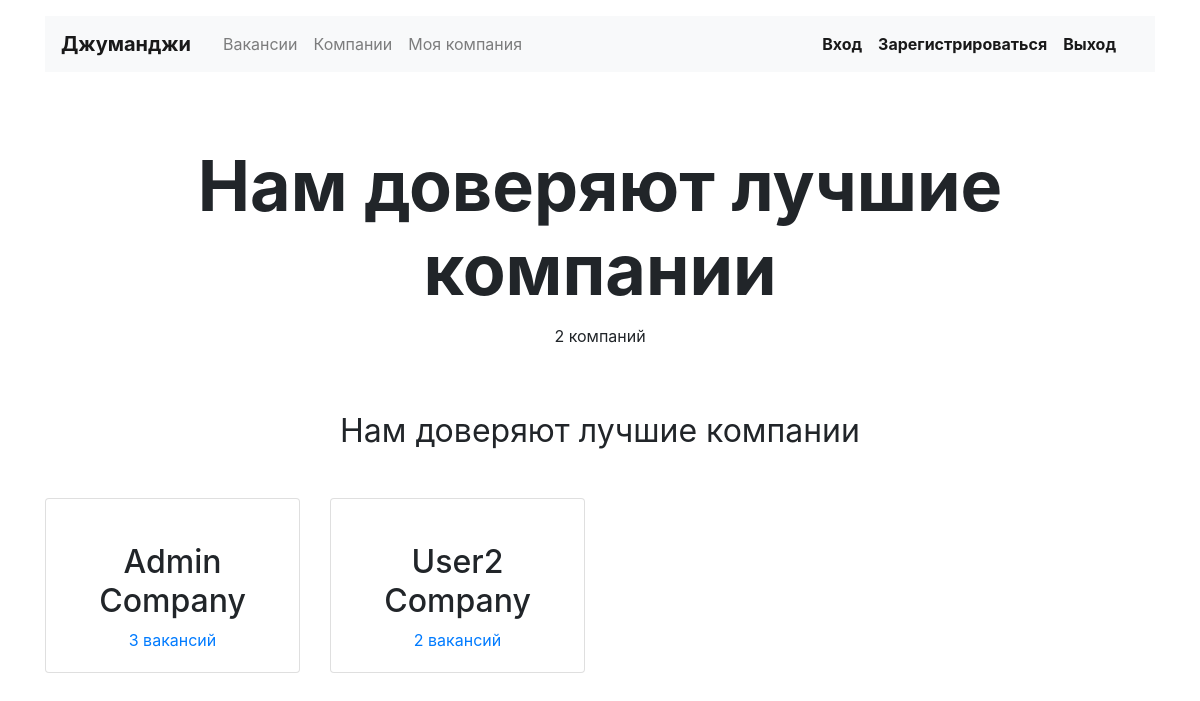
The app's page /companies/, older data.
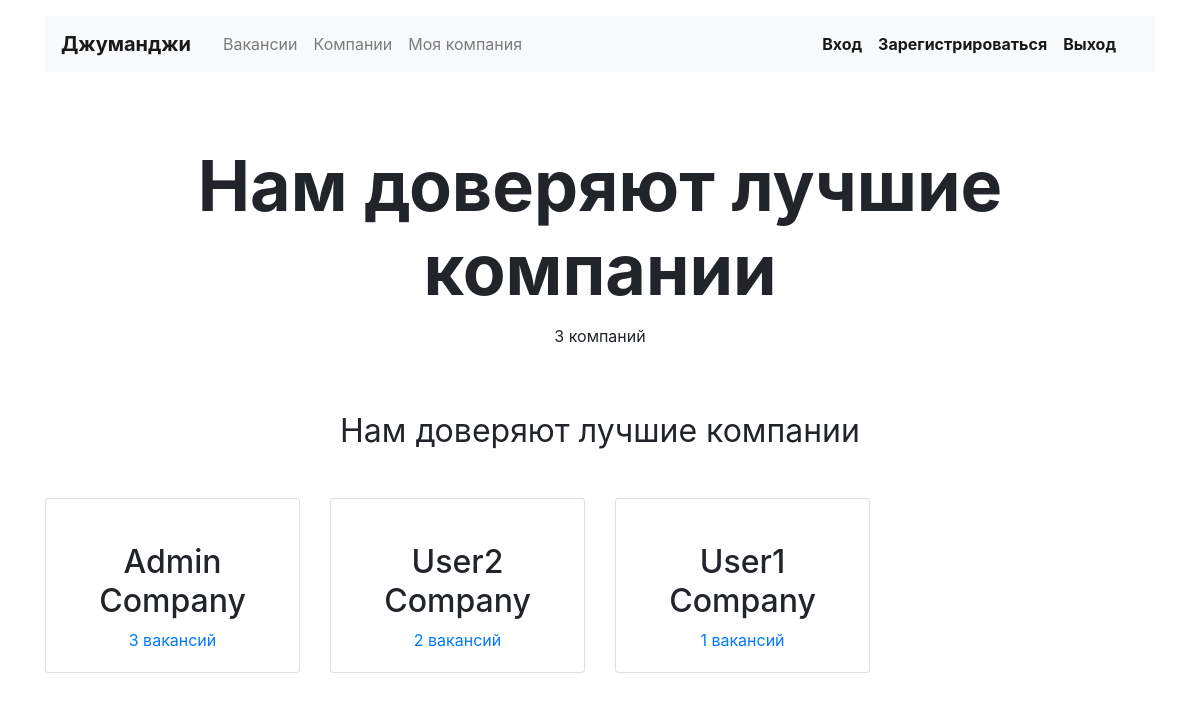
The same page, newer data.
### vacancy/models.py (models this page shows, shortened)
class Company(models.Model):
    name = models.CharField(max_length=200)
    location = models.CharField(max_length=200)
    logo = models.ImageField(upload_to=MEDIA_COMPANY_IMAGE_DIR, height_field='height_field', width_field='width_field')
    height_field = models.PositiveIntegerField(default=0)
    width_field = models.PositiveIntegerField(default=0)
    description = models.TextField()
    employee_count = models.IntegerField()
    owner = models.OneToOneField(get_user_model(), on_delete=models.CASCADE, null=True, related_name='company')

### vacancy/views.py (the view)
# urls.py: path('companies/', CompanyListView.as_view(), name='companies'),
class CompanyListView(ListView):
    model = Company

### vacancy/templates/vacancy/company_list.html (shortened to what this page needs)
{% extends "vacancy/base.html" %}
{% load static %}
{% block main %}
  <main class="container mt-3">
    <section>
      <h1 class="h1 text-center mx-auto mt-4 pt-5" style="font-size: 70px;"><strong>Нам доверяют лучшие компании</strong></h1>
      <p class="text-center pt-1">{{ object_list.count }} компаний</p>
    </section>
    <section class="my-5 pt-3">
      <h2 class="h2 font-weight-normal text-center mb-5">Нам доверяют лучшие компании</h2>
      <div class="row mb-0">
      {% for company in object_list %}
        <div class="col-6 col-md-6 col-lg-3">
          <div class="card pt-4 text-center mb-4">
            <div class="card-body">
              <h2>{{ company.name }}</h2>
              <p class="card-text"><a href="{% url 'company' company.pk %}">{{ company.vacancies.count }} вакансий</a></p>
            </div>
          </div>
        </div>
      {% endfor %}
      </div>
    </section>
  </main>
{% endblock %}

Row changes from the older to the newer data that the page shows:
added Company: name "User1 Company", vacancies.count "1"
Text that changed along with them:
{{ object_list.count }}: "2" → "3"
